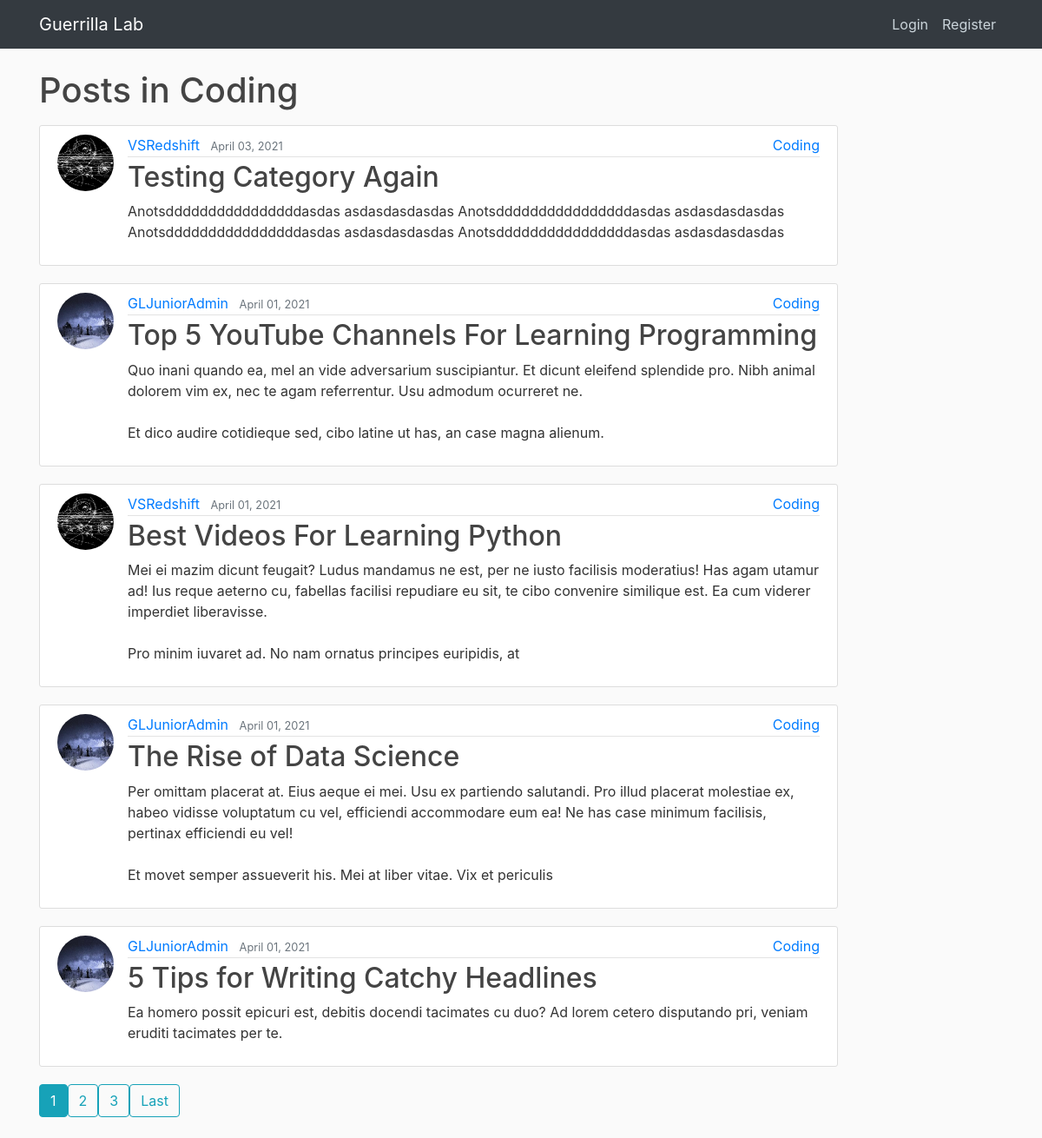
Before: /category/Coding/ with the older database file.
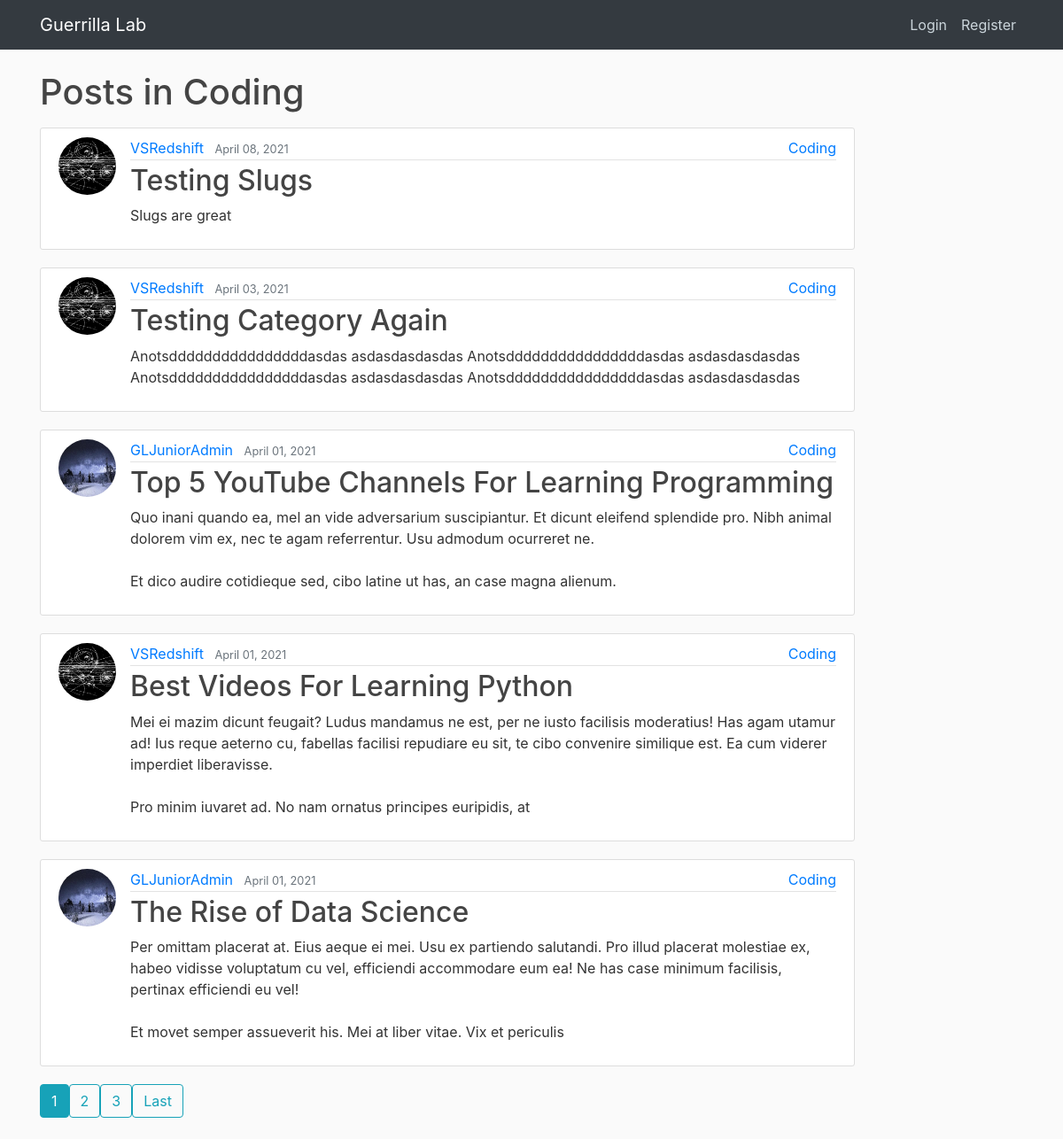
After: the same page with the newer database file.
### blog/models.py (models this page shows, shortened)
class Post(models.Model):
    title = models.CharField(max_length=100)
    slug = models.SlugField(max_length=255, null=False,
                            unique=True, default=title)
    content = RichTextField(blank=True, null=True)      # Rich text editor
    subheading = models.TextField(max_length=350, blank=True, default=None)
    date_posted = models.DateTimeField(default=timezone.now)
    updated = models.DateTimeField(auto_now=True, null=True)
    author = models.ForeignKey(User, on_delete=models.CASCADE)
    category = models.CharField(max_length=30, default=None)
    head_image = models.ImageField(
        blank=True, null=True, upload_to='images/')
    tags = TaggableManager(blank=True)
    likes = models.ManyToManyField(User, related_name='blog_likes')
    dislikes = models.ManyToManyField(User, related_name='blog_dislikes')

### users/models.py (models this page shows, shortened)
class Profile(models.Model):
    user = models.OneToOneField(User, on_delete=models.CASCADE)
    bio = models.TextField(max_length=1000, blank=True, null=True)
    image = models.ImageField(default='default.jpg', upload_to='profile_pics')
    website = models.CharField(max_length=300, blank=True, null=True)
    linkedin = models.CharField(max_length=300, blank=True, null=True)
    github = models.CharField(max_length=300, blank=True, null=True)
    twitter = models.CharField(max_length=300, blank=True, null=True)
    instagram = models.CharField(max_length=300, blank=True, null=True)
    facebook = models.CharField(max_length=300, blank=True, null=True)

### blog/views.py (the view)
# urls.py: path('category/<str:category>/', CategoryView, name='category'),
def CategoryView(request, category):
    category_posts = Post.objects.filter(
        category=category.casefold().capitalize()).order_by('-date_posted')
    paginator = Paginator(category_posts, 5)
    page_number = request.GET.get('page')
    page_obj = paginator.get_page(page_number)
    return render(request, 'blog/post_category.html', {'category': category, 'page_obj': page_obj})

### blog/templates/blog/post_category.html (shortened to what this page needs)
{% extends "blog/base.html" %}
{% block content %}
    {% if page_obj %}
        <h1 class="mb-3">Posts in {{ category }} </h1>
        {% for post in page_obj %}
            <article class="media content-section">
            <img
                class="rounded-circle article-img"
                src="{{ post.author.profile.image.url }}"
                alt=""
            />
            <div class="media-body article-top">
                <div class="article-metadata">
                    <a class="mr-2" href="{% url 'user-posts' post.author.username %}">
                    {{ post.author }}
                    </a>
                    <small class="text-muted">{{ post.date_posted|date:"F d, Y" }}</small>
                    <a href="#" class="article-category">{{ post.category }}</a>
                </div>
                <h2>
                    <a class="article-title" href="{% url 'post-detail' post.id %}">
                    {{ post.title }}
                    </a>
                </h2>
                {% if post.subheading %}
                    <p class="article-content">{{ post.subheading|safe }}</p>
                {% else %}
                    <p class="article-content hide-image">{{ post.content|safe|slice:"0:300" }}</p>
                {% endif %}
            </div>
        </article>
        {% endfor %}
        <div class="pagination">
            {% for num in page_obj.paginator.page_range %}
                {% if page_obj.number == num %}
                    {% if page_obj.has_previous or page_obj.has_next%}
                        <a class="btn btn-info mb-4" href="?page={{ num }}">{{ num }}</a>
                    {% endif %}
                {% elif num > page_obj.number|add:'-3' and num < page_obj.number|add:'3' %}
                    <a class="btn btn-outline-info mb-4" href="?page={{ num }}">{{ num }}</a>
                {% endif %}
            {% endfor %}
            {% if page_obj.has_next %}
                <a class="btn btn-outline-info mb-4" href="?page={{ page_obj.paginator.num_pages }}">Last</a>
            {% endif %}
        </div>
    {% else %}
        <h2>No posts with this category name... </h2>
    {% endif %}
{% endblock content %}

### blog/templates/blog/base.html (shortened to what this page needs)
{% load static %}
<!DOCTYPE html>
<html lang="en">
    <head>
        <link rel="stylesheet" href="https://cdnjs.cloudflare.com/ajax/libs/font-awesome/5.15.3/css/all.min.css">
        <link
            rel="stylesheet"
            href="https://stackpath.bootstrapcdn.com/bootstrap/4.3.1/css/bootstrap.min.css"
        />
        <link rel="stylesheet" type="text/css" href="{% static 'blog/main.css' %}">
    </head>
    <body>
        <header class="site-header">
            <nav class="navbar navbar-expand-md navbar-dark bg-dark fixed-top">
                <div class="container">
                    <a href="{% url 'blog-home' %}" class="navbar-brand mr-4">Guerrilla Lab</a>
                    <div class="navbar-nav">
                        {% if user.is_authenticated %}
                            <form class="d-flex search-box">
                                <input class="form-control me-2" type="search" placeholder="Search Posts" aria-label="Search">
                                <button class="btn btn-outline-light ml-1 mb-1" type="submit">Search</button>
                            </form>
                            <div class="nav-item dropdown">
                                <a class="nav-link dropdown-toggle" href="/" id="navbarDropdown" role="button" data-bs-toggle="dropdown" aria-expanded="false">
                                {{ user.username }}
                                </a>
                                <ul class="dropdown-menu" aria-labelledby="navbarDropdown">
                                 {% if user.is_staff %}
                                    <li><a href="{% url 'post-create' %}" class="nav-link">New Post</a></li>
                                {% endif %}
                                    <li><a href="{% url 'profile' %}" class="nav-link">Profile</a></li>
                                    <li><a href="{% url 'logout' %}" class="nav-link">Logout</a></li>
                                </ul>
                            </div>
                        {% else %}
                            <a href="{% url 'login' %}" class="nav-link">Login</a>
                            <a href="{% url 'register' %}" class="nav-link">Register</a>
                        {% endif %}
                    </div>
                </div>
            </nav>
        </header>
        <main class="container" role="main">
            <div class="row">
            {% if view.template_name != 'blog/home.html' %}
                <div class="col-md-10">
            {% else %}
                <div class="col-md-8">
            {% endif %}
                    {% block content %} {% endblock %}
                </div>
            </div>
        </main>
    </body>
</html>

### blog/static/blog/main.css (style rules this page uses)
:root { --primary-color: #111; --secondary-color: #f4f4f4; --tertiary-color: #333; }
body { background: #fafafa; color: #333333; margin-top: 5rem; }
h1, h2, h3, h4, h5, h6 { color: #444444; }
.site-header .navbar-nav .nav-link { color: #cbd5db; }
.content-section { background: #ffffff; padding: 10px 20px; border: 1px solid #dddddd; border-radius: 3px; margin-bottom: 20px; }
.article-title { color: #444444; }
.article-content { white-space: pre-line; }
.article-img { height: 65px; width: 65px; margin-right: 16px; }
.article-metadata { padding-bottom: 1px; margin-bottom: 4px; border-bottom: 1px solid #e3e3e3; }
.article-top { position: relative; }
.article-category { position: absolute; right: 0; }

Changed rows visible on the page:
no longer on this page (row edited): Post: author.profile.image (placeholder picture), author "GLJuniorAdmin", date_posted "April 01, 2021", category "Coding", title "5 Tips for Writing Catchy Headlines", content "Ea homero possit epicuri est, debitis docendi tacimates cu duo? Ad lorem cetero disputando pri, veniam eruditi tacimates per te."
added Post: author.profile.image (picture), author "VSRedshift", date_posted "April 08, 2021", category "Coding", title "Testing Slugs", subheading "Slugs are great"
